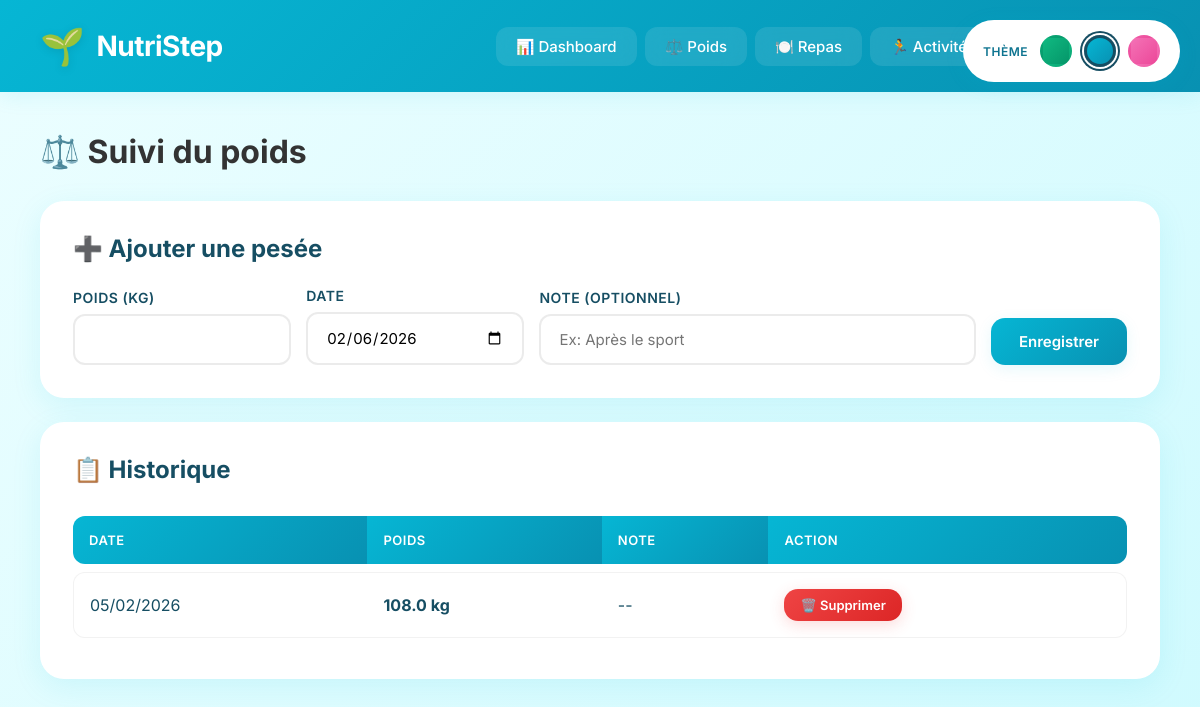
/weight (signed in), run on the app's committed database.
### app.py (models this page shows)
class User(db.Model):
    id = db.Column(db.Integer, primary_key=True)
    username = db.Column(db.String(80), unique=True, nullable=False)
    email = db.Column(db.String(120), unique=True, nullable=False)
    password_hash = db.Column(db.String(255), nullable=True)  # Nullable pour les comptes Google
    google_id = db.Column(db.String(255), unique=True, nullable=True)  # ID Google
    theme = db.Column(db.String(20), default='green')  # Thème préféré de l'utilisateur
    created_at = db.Column(db.DateTime, default=datetime.utcnow)
    weight_entries = db.relationship('WeightEntry', backref='user', lazy=True, cascade='all, delete-orphan')
    meal_entries = db.relationship('MealEntry', backref='user', lazy=True, cascade='all, delete-orphan')
    activity_entries = db.relationship('ActivityEntry', backref='user', lazy=True, cascade='all, delete-orphan')

class WeightEntry(db.Model):
    id = db.Column(db.Integer, primary_key=True)
    user_id = db.Column(db.Integer, db.ForeignKey('user.id'), nullable=False)
    weight = db.Column(db.Float, nullable=False)
    date = db.Column(db.Date, nullable=False, default=datetime.utcnow().date)
    note = db.Column(db.Text)
    created_at = db.Column(db.DateTime, default=datetime.utcnow)

### app.py (the view)
@app.route('/weight')
@login_required
def weight():
    user_id = session['user_id']
    entries = WeightEntry.query.filter_by(user_id=user_id).order_by(WeightEntry.date.desc()).all()
    user = User.query.get(session['user_id'])
    return render_template('weight.html', entries=entries, theme=user.theme)

### app.py (called while the page is built)
def login_required(f):
    @wraps(f)
    def decorated_function(*args, **kwargs):
        if 'user_id' not in session:
            flash('Veuillez vous connecter pour accéder à cette page.', 'warning')
            return redirect(url_for('login'))
        return f(*args, **kwargs)
    return decorated_function

@app.before_request
def create_tables():
    if not hasattr(app, 'tables_created'):
        db.create_all()
        app.tables_created = True

### templates/weight.html (shortened to what this page needs)
{% extends "base.html" %}
{% block content %}
<h1 style="margin-bottom: 30px; color: #333;">⚖️ Suivi du poids</h1>
<div class="card">
    <h2>➕ Ajouter une pesée</h2>
    <form method="POST" action="{{ url_for('add_weight') }}">
        <div style="display: grid; grid-template-columns: 1fr 1fr 2fr auto; gap: 15px; align-items: end;">
            <div class="form-group" style="margin-bottom: 0;">
                <label for="weight">Poids (kg)</label>
                <input type="number" step="0.1" class="form-control" id="weight" name="weight" required>
            </div>
            <div class="form-group" style="margin-bottom: 0;">
                <label for="date">Date</label>
                <input type="date" class="form-control" id="date" name="date" value="{{ today }}" required>
            </div>
            <div class="form-group" style="margin-bottom: 0;">
                <label for="note">Note (optionnel)</label>
                <input type="text" class="form-control" id="note" name="note" placeholder="Ex: Après le sport">
            </div>
            <button type="submit" class="btn btn-primary">Enregistrer</button>
        </div>
    </form>
</div>
<div class="card">
    <h2>📋 Historique</h2>
    {% if entries %}
        <table>
            <thead>
                <tr>
                    <th>Date</th>
                    <th>Poids</th>
                    <th>Note</th>
                    <th>Action</th>
                </tr>
            </thead>
            <tbody>
                {% for entry in entries %}
                <tr>
                    <td>{{ entry.date.strftime('%d/%m/%Y') }}</td>
                    <td><strong>{{ entry.weight }} kg</strong></td>
                    <td>{{ entry.note or '--' }}</td>
                    <td>
                        <a href="{{ url_for('delete_weight', id=entry.id) }}"
                           class="btn btn-danger btn-small"
                           onclick="return confirm('Supprimer cette entrée ?')">
                            🗑️ Supprimer
                        </a>
                    </td>
                </tr>
                {% endfor %}
            </tbody>
        </table>
    {% else %}
        <p style="color: #999; text-align: center; padding: 40px;">Aucune pesée enregistrée pour le moment</p>
    {% endif %}
</div>
{% endblock %}

### templates/base.html (style rules this page uses)
:root { --primary-start: #10b981; --primary-end: #059669; --secondary-start: #34d399; --secondary-end: #10b981; --accent: #6ee7b7; --bg-gradient-start: #ecfdf5; --bg-gradient-end: #d1fae5; --text-primary: #064e3b; --text-secondary: #047857; --card-bg: #ffffff; --card-shadow: rgba(16, 185, 129, 0.1); --hover-shadow: rgba(16, 185, 129, 0.2); }
body[data-theme="ocean"] { --primary-start: #06b6d4; --primary-end: #0891b2; --secondary-start: #22d3ee; --secondary-end: #06b6d4; --accent: #67e8f9; --bg-gradient-start: #ecfeff; --bg-gradient-end: #cffafe; --text-primary: #164e63; --text-secondary: #0e7490; --card-shadow: rgba(6, 182, 212, 0.1); --hover-shadow: rgba(6, 182, 212, 0.2); }
* { margin: 0; padding: 0; box-sizing: border-box; }
body { font-family: 'Inter', -apple-system, BlinkMacSystemFont, 'Segoe UI', Roboto, sans-serif; background: linear-gradient(135deg, var(--bg-gradient-start) 0%, var(--bg-gradient-end) 100%); min-height: 100vh; padding: 0; color: var(--text-primary); }
.btn { padding: 14px 28px; border: none; border-radius: 14px; font-size: 15px; font-weight: 600; cursor: pointer; transition: all 0.3s; text-decoration: none; display: inline-block; font-family: 'Inter', sans-serif; }
.btn-primary { background: linear-gradient(135deg, var(--primary-start) 0%, var(--primary-end) 100%); color: white; box-shadow: 0 4px 15px var(--card-shadow); }
.btn-danger { background: linear-gradient(135deg, #ef4444, #dc2626); color: white; box-shadow: 0 4px 15px rgba(239, 68, 68, 0.2); }
.btn-small { padding: 8px 16px; font-size: 13px; }
.form-group { margin-bottom: 24px; }
.form-group label { display: block; margin-bottom: 8px; font-weight: 600; color: var(--text-primary); font-size: 14px; text-transform: uppercase; letter-spacing: 0.5px; }
.form-control { width: 100%; padding: 14px 18px; border: 2px solid rgba(0,0,0,0.08); border-radius: 12px; font-size: 15px; transition: all 0.3s; font-family: 'Inter', sans-serif; background: rgba(255,255,255,0.8); }
.card { background: var(--card-bg); border-radius: 24px; padding: 32px; margin-bottom: 24px; box-shadow: 0 8px 30px var(--card-shadow); backdrop-filter: blur(10px); border: 1px solid rgba(255,255,255,0.8); }
.card h2 { margin-bottom: 24px; color: var(--text-primary); font-size: 24px; font-weight: 700; display: flex; align-items: center; gap: 12px; }
table { width: 100%; border-collapse: separate; border-spacing: 0 8px; margin-top: 20px; }
table th { background: linear-gradient(135deg, var(--primary-start), var(--primary-end)); padding: 16px; text-align: left; font-weight: 600; color: white; font-size: 13px; text-transform: uppercase; letter-spacing: 0.5px; }
table th:first-child { border-radius: 12px 0 0 12px; }
table th:last-child { border-radius: 0 12px 12px 0; }
table td { padding: 16px; background: white; border-top: 1px solid rgba(0,0,0,0.05); border-bottom: 1px solid rgba(0,0,0,0.05); }
table td:first-child { border-left: 1px solid rgba(0,0,0,0.05); border-radius: 12px 0 0 12px; }
table td:last-child { border-right: 1px solid rgba(0,0,0,0.05); border-radius: 0 12px 12px 0; }

### data on the page
WeightEntry: date "05/02/2026", weight "108.0", note "--"
